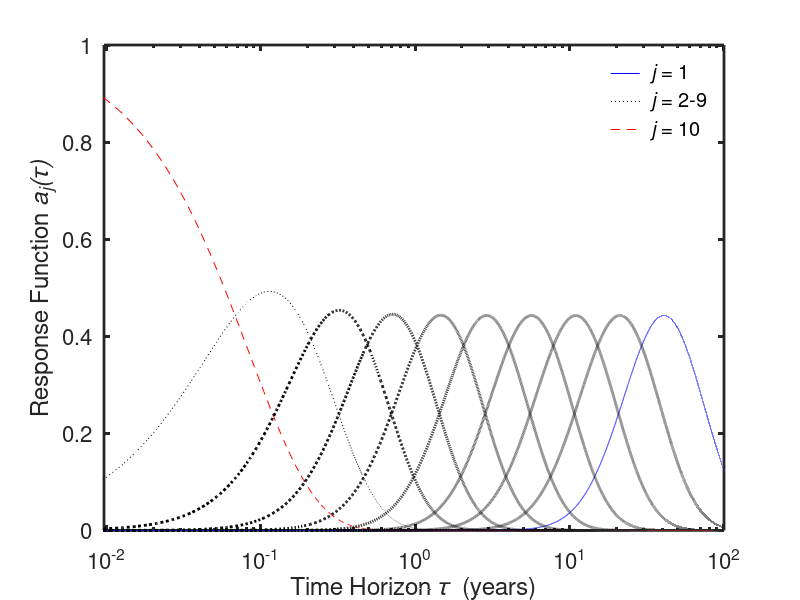
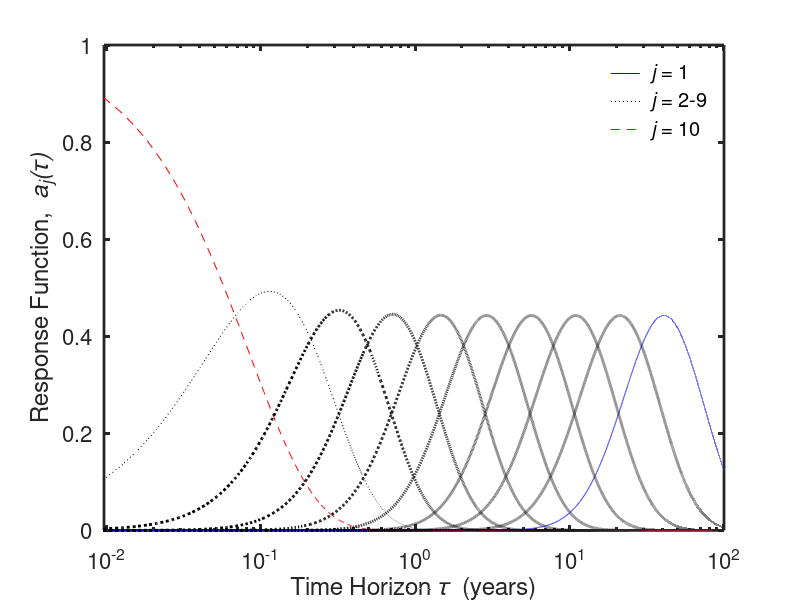

These figures' MATLAB source, in order:
%%%%%%%%%%%%%%%%%%%%%%%%%%%%%%%%%%%%%%%%%%%%%%%%%%%%%%%
% function function [H,C]=Cascade_coefficients(kappav,kappar, sigmar, nx, thetarp, thetar,mm)
% Compute coefficients on the cascade model
%  Author: Liuren Wu, liurenwu@gmail.com
%  Date: June 2009 and after
%  Reference: The Multifrequency scaling behavior of the interest rate term structure, working paper, Laurent Calvet, Adlai Fisher, Liuren Wu
%%%%%%%%%%%%%%%%%%%%%%%%%%%%%%%%%%%%%%%%%%%%%%%%%%%%%%%
clear all;
nx=10;
kappar=1/30; kappan=52; b=(kappan/kappar)^(1/(nx-1));
kappar=1/30; kappan=12; b=(kappan/kappar)^(1/(nx-1))

Kappa=zeros(nx,nx);Kappa(nx,nx)=kappar;
kappav=zeros(nx,1); kappav(nx)=kappar;
for n=nx-1:-1:1
    kappav(n)=kappav(n+1)*b;
    Kappa(n,n:n+1)=[kappav(n),-kappav(n)];
end

A=eye(nx); A(1,1)=1/kappav(1);
for j=1:nx-1
    for  i=1:j
        A(i,j+1)=-kappav(j)*A(i,j)/(kappav(i)-kappav(j+1));
    end
    A(j+1,j+1)=(kappav(j)/kappav(j+1))*(A(1:j,j)'*(kappav(1:j)./(kappav(1:j)-kappav(j+1))));
end

log(b)/(kappav(2)*(b-1))

mat=[1/52/12:1/360:200]; nm=length(mat);
Ki=repmat(kappav,1,nm).*exp(-kappav*mat);
a=Ki;
a(1,:)=A(1,1)*Ki(1,:);
for n=2:nx
    a(n,:)=sum(repmat(A(1:n,n),1,nm).*Ki(1:n,:));
end

%mat,exp(-kappav(3)*mat),
figure(1)
clf
%plot(log(mat),a)
semilogx(mat,a(end,:),'b-',mat,a(2,:),'k:',mat,a(1,:),'r--',mat,a(3:end-1,:),'k:','LineWidth',2)
xlabel('Time Horizon {\it\tau } (years)','FontSize',16)
ylabel('Response Function{\it a_j(\tau)}','FontSize',16)
legend('{\it j} = 1','{\it j} = 2-9','{\it j} = 10','Location','NorthEast')
legend boxoff
axis([1/52/2,100,0,1])
set(gca,'Box','on','LineWidth',2,'FontSize', 16)
print('-depsc', '-r70',['figlxffloading_numexmp.eps'])

figure(2)
clf
%plot(log(mat),a)
semilogx(mat,a(end,:),'b-',mat,a(2,:),'k:',mat,a(1,:),'r--',mat,a(3:end-1,:),'k:','LineWidth',2)
xlabel('Time Horizon {\it\tau } (years)','FontSize',16)
ylabel('Response Function, {\it a_j(\tau)}','FontSize',16)
legend('{\it j} = 1','{\it j} = 2-9','{\it j} = 10','Location','NorthEast')
legend boxoff
axis([1/52/2,100,0,1])
set(gca,'Box','on','LineWidth',2,'FontSize', 16)
print('-depsc', '-r70',['figlxffloading_numexmp2.eps'])

return
